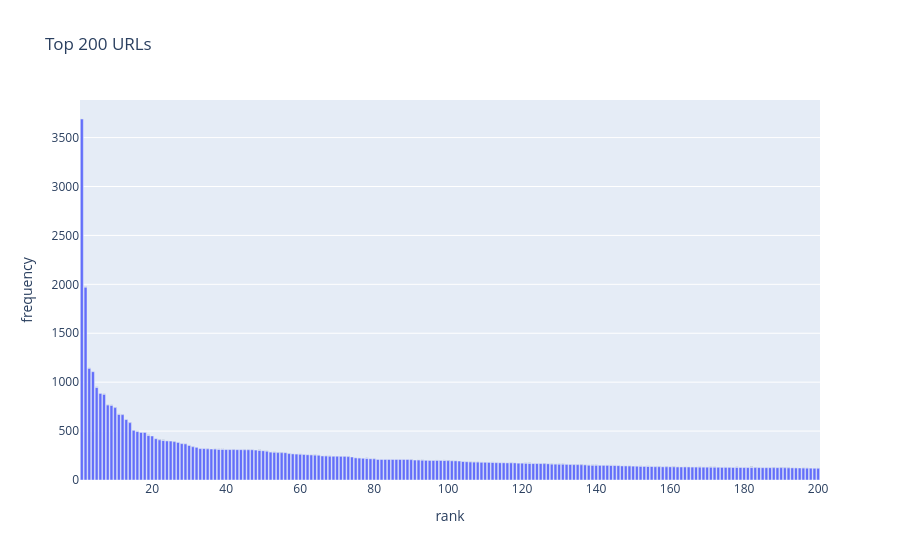

The notebook cell this image was saved under:
### Code cell
# histogram of frequency vs top 200 URLs
generate_histogram(top_200_urls, "Top 200 URLs")

### Figure 1 — Plotly figure (JSON) as saved in the notebook; plotly's stock layout.template omitted (floating-point values rounded to 4 significant figures; data arrays with more than 128 entries replaced by an {"elided": "..."} marker saying what was removed)
{"data": [{"hoverinfo": "text+y", "text": {"elided": "200 str values"}, "type": "bar", "x": {"elided": "200 int values"}, "y": {"elided": "200 int values"}}], "layout": {"title": {"text": "Top 200 URLs"}, "xaxis": {"dtick": 20, "tick0": 0, "tickmode": "linear", "title": {"text": "rank"}}, "yaxis": {"title": {"text": "frequency"}}}}
